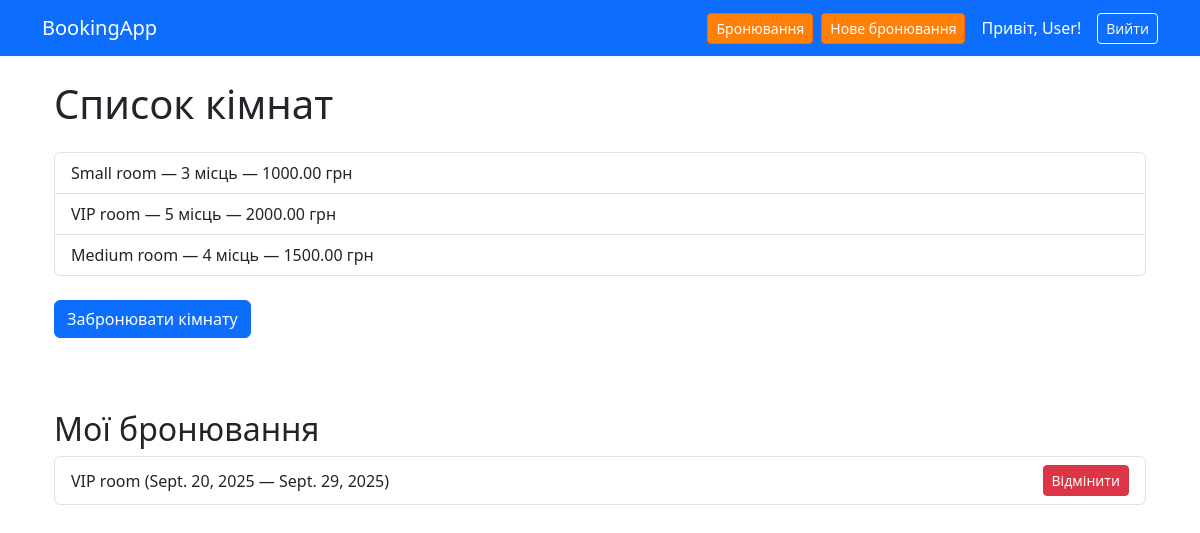
/rooms/ (signed in), run on an earlier commit of the app's database.
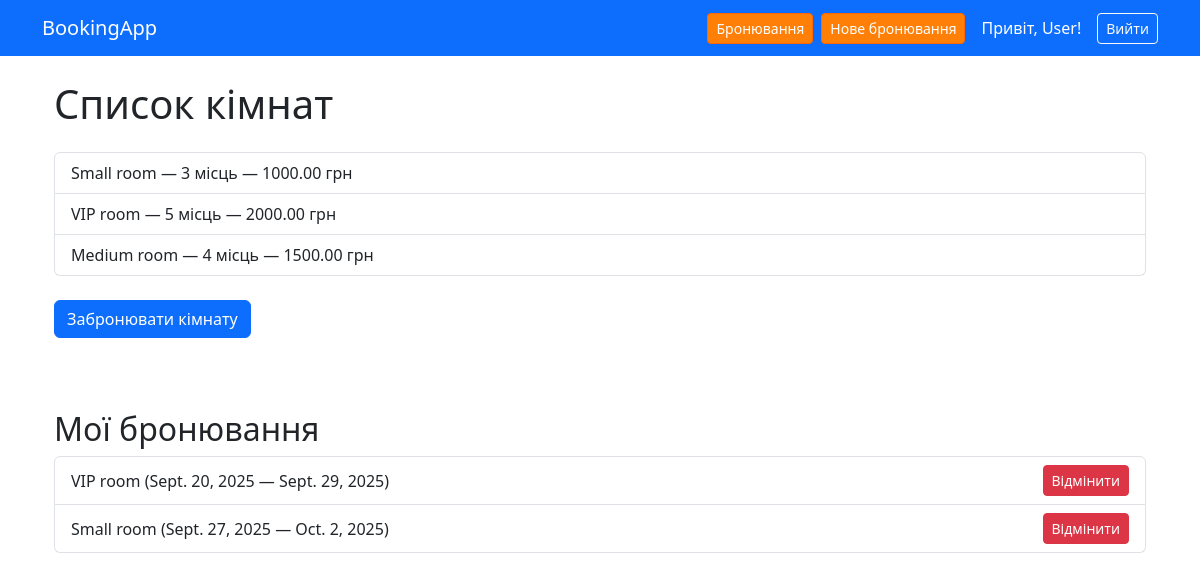
And on a later commit of the database.
### booking_app/models.py (models this page shows, shortened)
class Room(models.Model):
    name = models.CharField(max_length=200)
    capacity = models.IntegerField()
    price_per_night = models.DecimalField(max_digits=8, decimal_places=2)

class Booking(models.Model):
    customer = models.ForeignKey(Customer, on_delete=models.CASCADE)
    room = models.ForeignKey(Room, on_delete=models.CASCADE)
    check_in = models.DateField()
    check_out = models.DateField()

### booking_app/views.py (the view)
# urls.py: path("rooms/", views.room_list, name="room_list"),
@login_required
def room_list(request):
    rooms = Room.objects.all()
    user_bookings = Booking.objects.filter(customer__user=request.user)
    return render(request, "room_list.html", {
        "rooms": rooms,
        "user_bookings": user_bookings
    })

### booking_app/templates/room_list.html (shortened to what this page needs)
{% extends "base.html" %}
{% block content %}
<div class="container mt-4">
    <h1 class="mb-4">Список кімнат</h1>
    <ul class="list-group mb-4">
      {% for room in rooms %}
        <li class="list-group-item">
          {{ room.name }} — {{ room.capacity }} місць — {{ room.price_per_night }} грн
        </li>
      {% endfor %}
    </ul>
    <a class="btn btn-primary mb-5" href="{% url 'create_booking' %}">Забронювати кімнату</a>
    <h2 class="mt-4">Мої бронювання</h2>
    <ul class="list-group">
      {% for booking in user_bookings %}
        <li class="list-group-item d-flex justify-content-between align-items-center">
          {{ booking.room.name }} ({{ booking.check_in }} — {{ booking.check_out }})
          <a href="{% url 'cancel_booking' booking.id %}" class="btn btn-danger btn-sm">Відмінити</a>
        </li>
      {% empty %}
        <li class="list-group-item text-muted">У вас немає активних бронювань</li>
      {% endfor %}
    </ul>
</div>
{% endblock %}

What changed in the data, as far as the page shows it:
added Booking: room.name "Small room", check_in "Sept. 27, 2025", check_out "Oct. 2, 2025"
